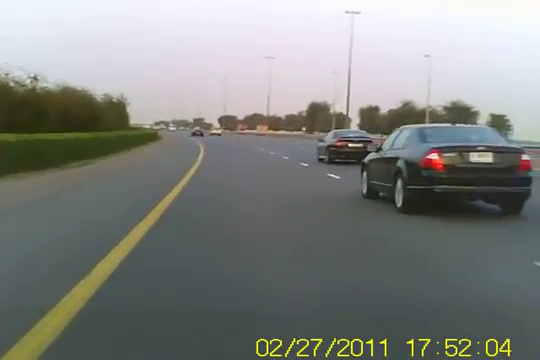
#> input picture frame 144 of road.avi.mp4, 540 x 360 px
$ python detector.py
#> lines starting #> are read from the running program, lines starting #| are printed output that depends on the picture; after the words box and inside, x2 and y2 are one past the last pixel; in counts of white or black regions, pixels touching at a corner belong together
#> further down, frame is the input picture: shape (360, 540, 3); mean B, G, R 128.3, 132.1, 129.1
import cv2
import numpy as np
import matplotlib.pylab as plt

def roi(image, vertices):
    mask = np.zeros_like(image)
    #channel_count = image.shape[2]
    match_mask_color = (255)#*channel_count
    cv2.fillPoly(mask, vertices, match_mask_color)
    masked_image = cv2.bitwise_and(image, mask)
    return masked_image

def draw_the_lines(image, lines):
    image = np.copy(image)
    line_image = np.zeros((image.shape[0], image.shape[1], 3), dtype=np.uint8)

    for line in lines:
        for x1,y1,x2,y2 in line:
            cv2.line(line_image, (x1,y1), (x2,y2), (0,255,0), 3)

    image = cv2.addWeighted(image, 0.8, line_image, 1, 0.0)
    return image
#image = cv2.imread('road.jpg')
#image = cv2.cvtColor(image, cv2.COLOR_BGR2RGB)

def process(image):
    print(image.shape)
#| (360, 540, 3)
    height = image.shape[0]
#> height = 360
    width = image.shape[1]
#> width = 540

    roi_vertices = [(0, height/1.2), (width/2, height/3), (width, height/1.3)]
#> roi_vertices = [(0, 300), (270, 120), (540, 276.9)]


    gray_image = cv2.cvtColor(image, cv2.COLOR_RGB2GRAY)
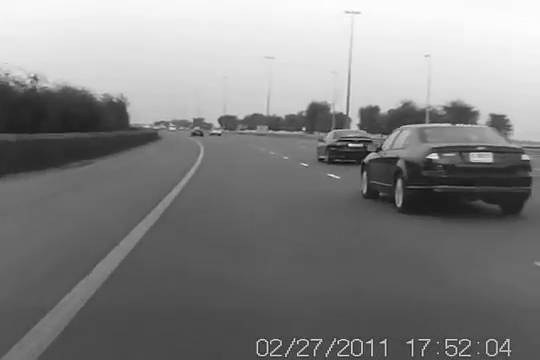
#> gray_image: shape (360, 540); min 3, max 254, mean 130.6
    canny = cv2.Canny(gray_image, 100, 150)
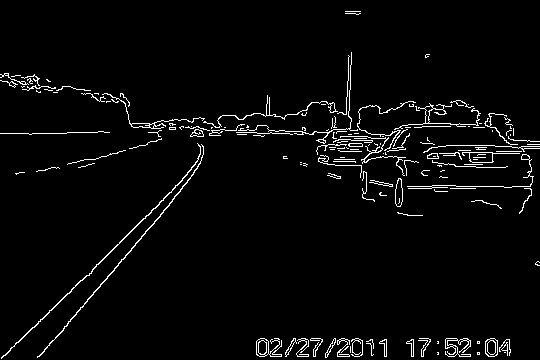
#> canny: shape (360, 540); 3.3% white in thin lines or dots
    cropped_image = roi(canny, np.array([roi_vertices], np.int32))
#> in roi, `cv2.fillPoly(mask, vertices, match_mask_color)`:
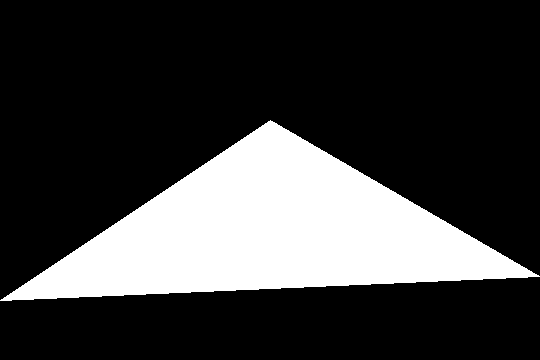
#> mask: shape (360, 540); 23.6% white; 1 white region, box (x1, y1, x2, y2) and area: (0, 120, 540, 301) 45810
#> in roi, `masked_image = cv2.bitwise_and(image, mask)`:
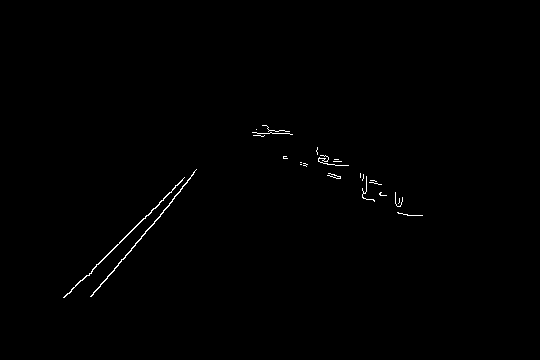
#> masked_image: shape (360, 540); 0.43% white in thin lines or dots, all inside (x1, y1, x2, y2) = (63, 125, 423, 298)
    lines = cv2.HoughLinesP(cropped_image, rho=6, theta=np.pi/180, threshold=40, lines=np.array([]), minLineLength=20, maxLineGap=60)
#> lines = 25 rows, first 6: [126, 235, 182, 180], [124, 258, 196, 169], [288, 131, 422, 215], [265, 125, 415, 215], [71, 289, 92, 270], [117, 266, 169, 192]

    image_with_lines = draw_the_lines(image, lines)
#> the loop in draw_the_lines, `for line in lines:` made 25 passes
#> line on passes 1 to 12: [[126, 235, 182, 180]], [[124, 258, 196, 169]], [[288, 131, 422, 215]], [[265, 125, 415, 215]], [[71, 289, 92, 270]], [[117, 266, 169, 192]], [[268, 131, 414, 215]], [[283, 130, 420, 215]], [[253, 135, 400, 213]], [[96, 264, 116, 246]], [[268, 133, 395, 192]], [[338, 176, 374, 200]]
#> after the loop in draw_the_lines, `for line in lines:`:
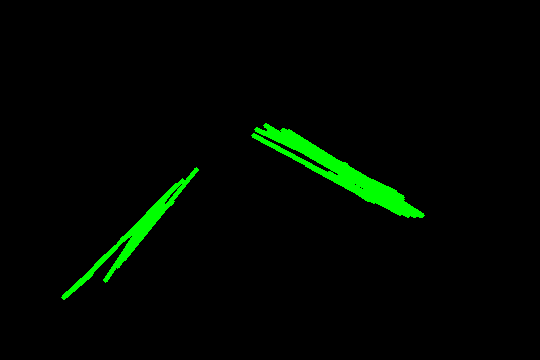
#> line_image: shape (360, 540, 3); mean of channels 0, 1, 2 0, 7.1, 0; drawn as B, G, R
#> in draw_the_lines, `image = cv2.addWeighted(image, 0.8, line_image, 1, 0.0)`:
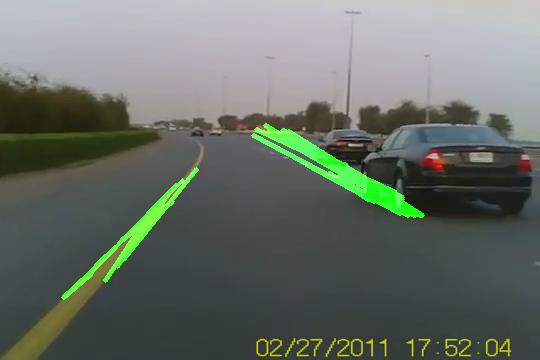
#> image: shape (360, 540, 3); mean B, G, R 102.6, 110.5, 103.3
    return image_with_lines
cap = cv2.VideoCapture('road.avi.mp4')

while(cap.isOpened()):
    ret, frame = cap.read()
    frame = process(frame)
    cv2.imshow("frame", frame)
    if cv2.waitKey(1) & 0xFF == ord(('q')):
#> (key Esc is pressed here)
        break

cap.release()
cv2.destroyAllWindows()

$ run again, starting later in the video
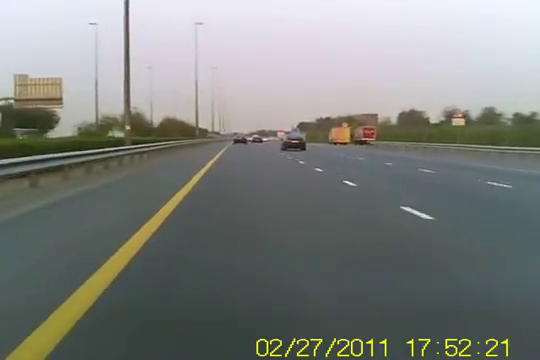
#> input picture frame 649 of road.avi.mp4, 540 x 360 px
#> frame is the input picture: shape (360, 540, 3); mean B, G, R 126.2, 130, 126.4
#| (360, 540, 3)
#> in process, `canny = cv2.Canny(gray_image, 100, 150)`:
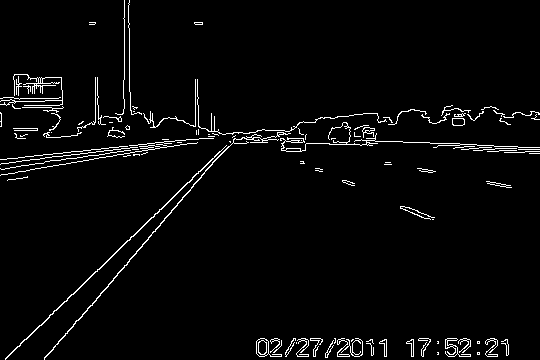
#> canny: shape (360, 540); 3.1% white in thin lines or dots
#> mask: shape (360, 540); 23.6% white; 1 white region, box (x1, y1, x2, y2) and area: (0, 120, 540, 301) 45810
#> masked_image: shape (360, 540); 0.51% white in thin lines or dots, all inside (x1, y1, x2, y2) = (68, 129, 435, 298)
#> lines = 23 rows, first 6: [73, 294, 209, 162], [100, 293, 223, 151], [254, 134, 301, 138], [251, 136, 283, 150], [407, 207, 430, 219], [257, 130, 298, 151]
#> the loop in draw_the_lines, `for line in lines:` made 23 passes
#> in draw_the_lines, `image = cv2.addWeighted(image, 0.8, line_image, 1, 0.0)`:
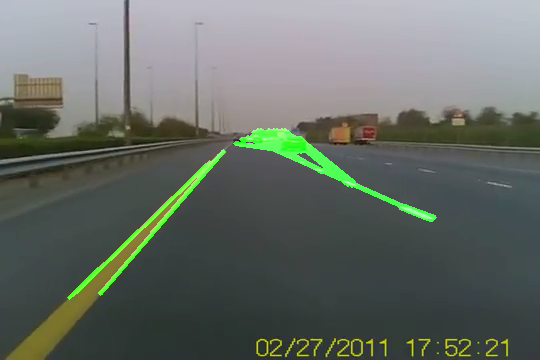
#> image: shape (360, 540, 3); mean B, G, R 100.9, 107.7, 101.1

$ run again, starting later in the video
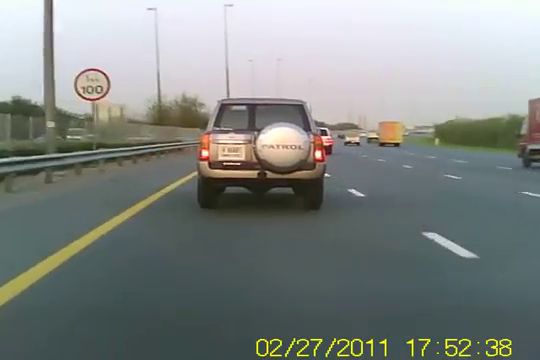
#> input picture frame 1154 of road.avi.mp4, 540 x 360 px
#> frame is the input picture: shape (360, 540, 3); mean B, G, R 132.1, 135.3, 129.8
#| (360, 540, 3)
#> in process, `canny = cv2.Canny(gray_image, 100, 150)`:
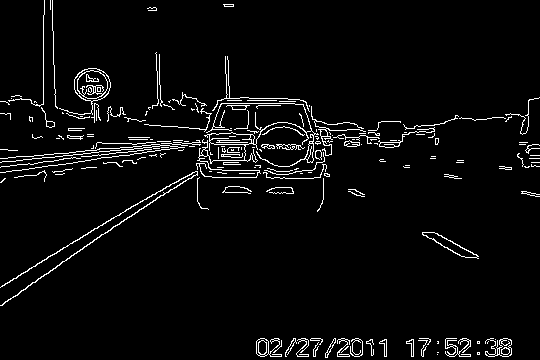
#> canny: shape (360, 540); 4.1% white in thin lines or dots
#> mask: shape (360, 540); 23.6% white; 1 white region, box (x1, y1, x2, y2) and area: (0, 120, 540, 301) 45810
#> masked_image: shape (360, 540); 0.93% white in thin lines or dots, all inside (x1, y1, x2, y2) = (7, 123, 479, 301)
#> lines = 60 rows, first 6: [7, 300, 260, 129], [197, 183, 276, 123], [198, 202, 325, 154], [259, 135, 364, 194], [431, 232, 476, 254], [191, 173, 324, 157]
#> the loop in draw_the_lines, `for line in lines:` made 60 passes
#> in draw_the_lines, `image = cv2.addWeighted(image, 0.8, line_image, 1, 0.0)`:
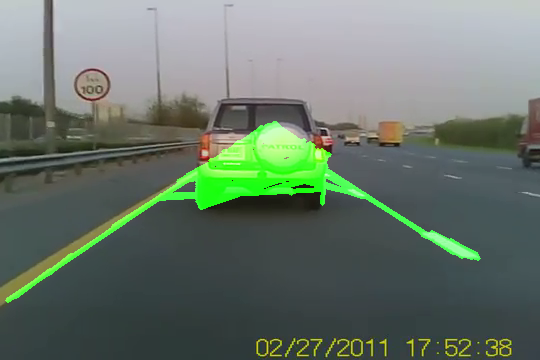
#> image: shape (360, 540, 3); mean B, G, R 105.7, 117.3, 103.8
